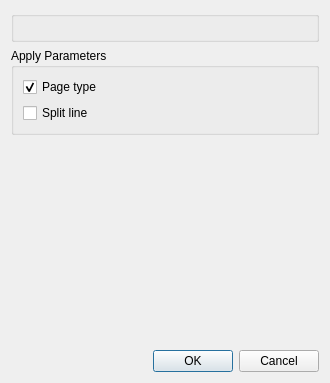
<?xml version="1.0" encoding="UTF-8"?>
<ui version="4.0">
 <class>page_split::SplitModeDialog</class>
 <widget class="QDialog" name="page_split::SplitModeDialog">
  <property name="windowModality">
   <enum>Qt::WindowModal</enum>
  </property>
  <property name="geometry">
   <rect>
    <x>0</x>
    <y>0</y>
    <width>330</width>
    <height>383</height>
   </rect>
  </property>
  <property name="windowTitle">
   <string>Apply Page Layout</string>
  </property>
  <layout class="QVBoxLayout" name="verticalLayout_4">
   <item>
    <widget class="PageScopeGroupBox" name="scopeGroupBox"/>
   </item>
   <item>
    <widget class="QGroupBox" name="applyPartsGroupBox">
     <property name="title">
      <string>Apply Parameters</string>
     </property>
     <layout class="QVBoxLayout" name="verticalLayout_apply_parts">
      <item>
       <widget class="QCheckBox" name="applyLayoutTypeOption">
        <property name="toolTip">
         <string>The page type, or automatic detection if it is set to Auto.</string>
        </property>
        <property name="text">
         <string>Page type</string>
        </property>
        <property name="checked">
         <bool>true</bool>
        </property>
       </widget>
      </item>
      <item>
       <widget class="QCheckBox" name="applyCutOption">
        <property name="toolTip">
         <string>The position of the split line, adapted to the size of each page. Without it, each page keeps its own split line or detects one. Only for a page type set by hand that has a split line.</string>
        </property>
        <property name="text">
         <string>Split line</string>
        </property>
       </widget>
      </item>
     </layout>
    </widget>
   </item>
   <item>
    <spacer>
     <property name="orientation">
      <enum>Qt::Vertical</enum>
     </property>
     <property name="sizeHint" stdset="0">
      <size>
       <width>1</width>
       <height>1</height>
      </size>
     </property>
    </spacer>
   </item>
   <item>
    <widget class="QDialogButtonBox" name="buttonBox">
     <property name="orientation">
      <enum>Qt::Horizontal</enum>
     </property>
     <property name="standardButtons">
      <set>QDialogButtonBox::Cancel|QDialogButtonBox::Ok</set>
     </property>
    </widget>
   </item>
  </layout>
 </widget>
 <customwidgets>
  <customwidget>
   <class>PageScopeGroupBox</class>
   <extends>QGroupBox</extends>
   <header location="global">PageScopeGroupBox.h</header>
  </customwidget>
 </customwidgets>
 <resources/>
 <connections>
  <connection>
   <sender>buttonBox</sender>
   <signal>rejected()</signal>
   <receiver>page_split::SplitModeDialog</receiver>
   <slot>reject()</slot>
   <hints>
    <hint type="sourcelabel">
     <x>316</x>
     <y>260</y>
    </hint>
    <hint type="destinationlabel">
     <x>286</x>
     <y>274</y>
    </hint>
   </hints>
  </connection>
 </connections>
</ui>
